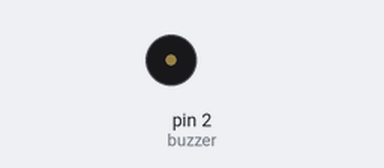
Recording of a sketch running on a simulated Arduino Uno, built with avr-gcc and run on an emulated ATmega328P. Shown: buzzer (waves = sounding).

Above: at 0.5 s.
Timing chart, 0 to 3.0 s (numbered marks = the images above):
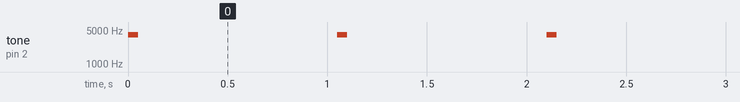

Measured:
- by itself, tone on pin 2 (buzzer): alternates 4000 Hz for 0.05 s and silent for 1.0 s

The sketch:

buzzer.ino
```cpp
const int buzzer = 2; //buzzer to arduino pin 9

void setup(){
  pinMode(buzzer, OUTPUT); // Set buzzer - pin 9 as an output
  Serial.begin(115200);
}

void loop(){
  single_beep();
  delay(1000);
}

void single_beep(){
  tone(buzzer, 4000); // Send 1KHz sound signal...
  delay(50);        // ...for 1 sec
  noTone(buzzer);     // Stop sound...
}

void double_beep(){
  tone(buzzer, 100); // Send 1KHz sound signal...
  delay(50);        // ...for 1 sec
  noTone(buzzer);     // Stop sound...
  delay(50);        // ...for 1 sec
  tone(buzzer, 100); // Send 1KHz sound signal...
  delay(50);        // ...for 1 sec
  noTone(buzzer);     // Stop sound...
  delay(50);        // ...for 1 sec

}

void freq_sweep(){
  int freq=0;
  while(freq<10000){
  tone(buzzer, freq); // Send 1KHz sound signal...
  delay(50);        // ...for 1 sec
  noTone(buzzer);     // Stop sound...
  freq=freq+100;
  delay(1000);        // ...for 1 sec
  Serial.print("Freq: ");
  Serial.println(freq);
  }

}
```
